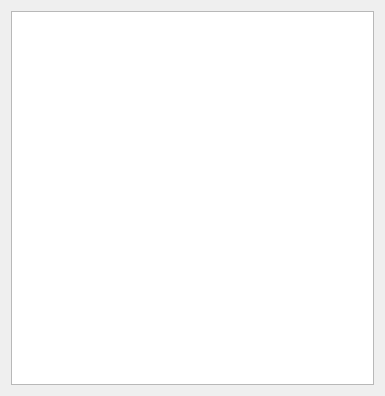
<?xml version="1.0" encoding="UTF-8"?>
<ui version="4.0">
 <class>Log</class>
 <widget class="QDialog" name="Log">
  <property name="geometry">
   <rect>
    <x>0</x>
    <y>0</y>
    <width>385</width>
    <height>396</height>
   </rect>
  </property>
  <property name="windowTitle">
   <string>Log</string>
  </property>
  <layout class="QHBoxLayout" name="horizontalLayout">
   <item>
    <widget class="QTextEdit" name="text">
     <property name="readOnly">
      <bool>true</bool>
     </property>
     <property name="textInteractionFlags">
      <set>Qt::TextSelectableByKeyboard|Qt::TextSelectableByMouse</set>
     </property>
    </widget>
   </item>
  </layout>
 </widget>
 <resources/>
 <connections/>
</ui>
